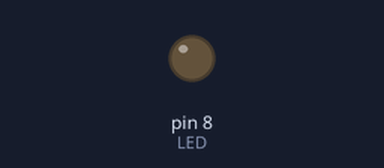
Simulated run of this sketch. Board: Arduino Uno, built with avr-gcc and run on an emulated ATmega328P. Parts: output pins drawn as LEDs (lit = HIGH).

Above: at 0.6 s.
At 2.5 s:
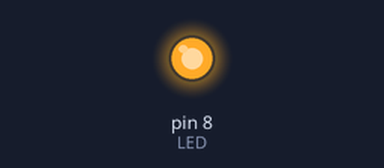
Timing chart, 0 to 6.7 s (numbered marks = the images above):
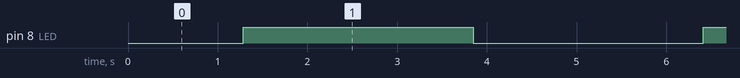

The sketch:

BlinkPWM.ino
```cpp
// (licence header left out)
int LED = 8;

void setup()
{
  pinMode(LED, OUTPUT);
}

void loop()
{
  for(int i=0;i<256;i++)
  {
    analogWrite(LED,i);
    delay(10);
  }
  for(int i=255;i>=0;i--)
  {
    analogWrite(LED,i);
    delay(10);
  }


}
```

Measured:
- by itself, pin 8 (LED): alternates HIGH for 2.6 s and LOW for 2.6 s
